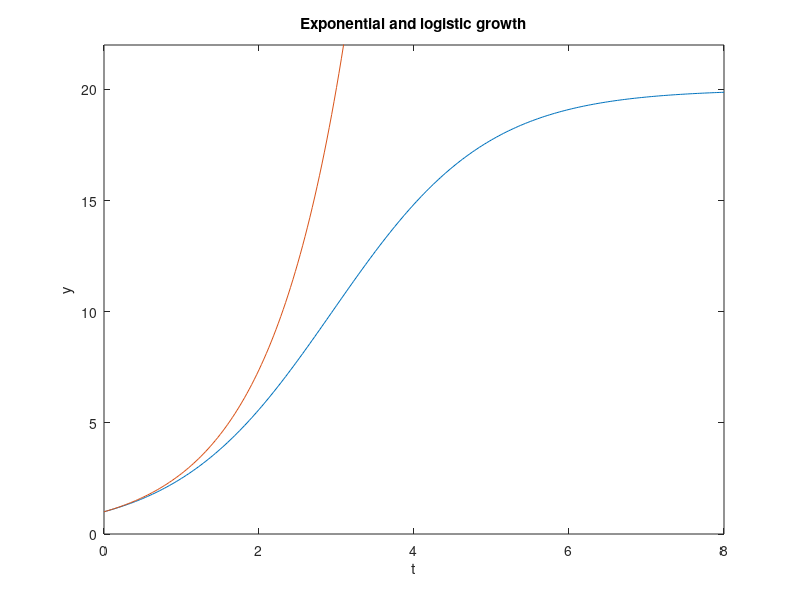
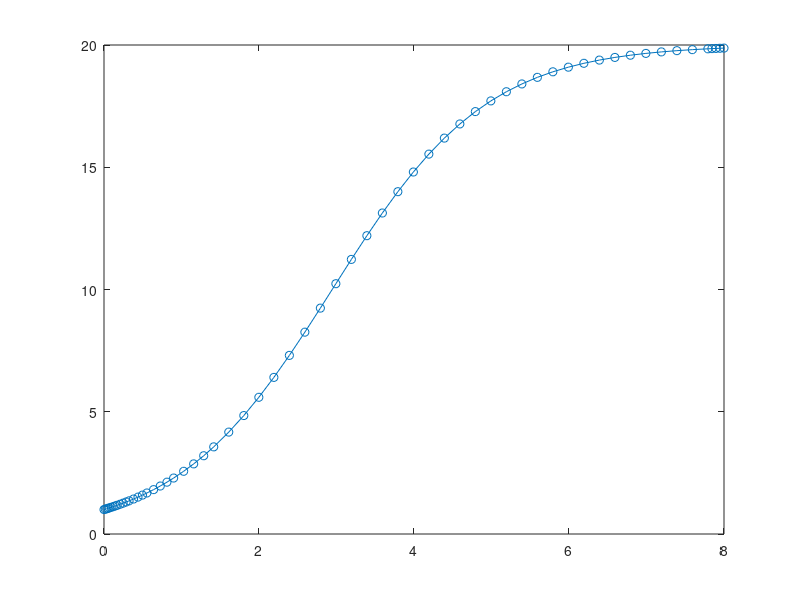
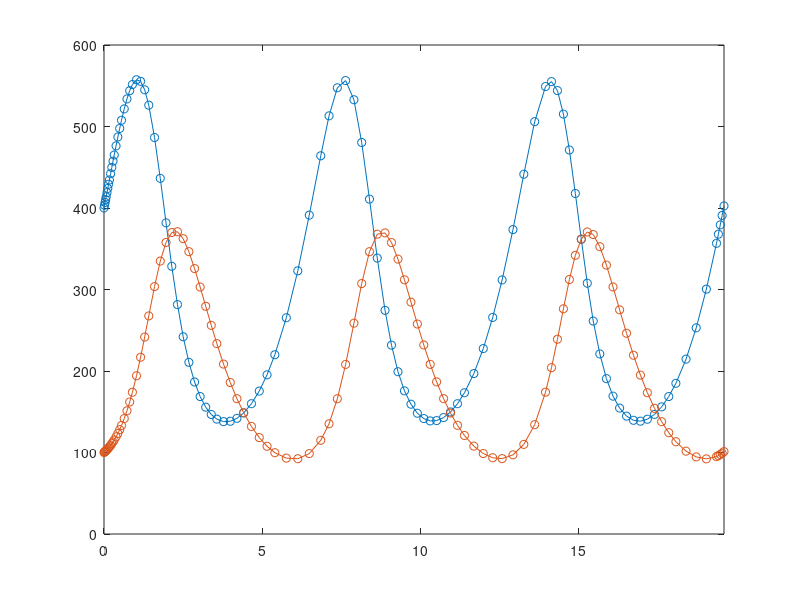

Here is the MATLAB script that generated these plots, in order: (Note: this script raises an error after producing the figures.)
%% Predator-Prey Chapter Recap 
% This is an executable program that illustrates the statements
% introduced in the Preditor Prey Chapter of "Experiments in MATLAB".
% You can access it with
%
%    predprey_recap
%    edit predprey_recap
%    publish predprey_recap
%
%  Related EXM programs
%
%    predprey

%   Copyright 2014 Cleve Moler
%   Copyright 2014 The MathWorks, Inc.

%% Exponential and Logistic Growth.
   close all
   figure
   k = 1
   eta = 1
   mu = 20
   t = 0:1/32:8;
   y = mu*eta*exp(k*t)./(eta*exp(k*t) + mu - eta);
   plot(t,[y; exp(t)])
   axis([0 8 0 22])
   title('Exponential and logistic growth')
   xlabel('t')
   ylabel('y')

%% ODE45 for the Logistic Model.
   figure
   k = 1
   eta = 1
   mu = 20
   ydot = @(t,y) k*(1-y/mu)*y
   ode45(ydot,[0 8],eta)

%% ODE45 for the Predator-Prey Model.
   figure
   mu = [300 200]'
   eta = [400 100]'
   signs = [1 -1]'
   pred_prey_ode = @(t,y) signs.*(1-flipud(y./mu)).*y
   period = 6.5357
   ode45(pred_prey_ode,[0 3*period],eta)

%% Our predprey gui.
   figure
   predprey
